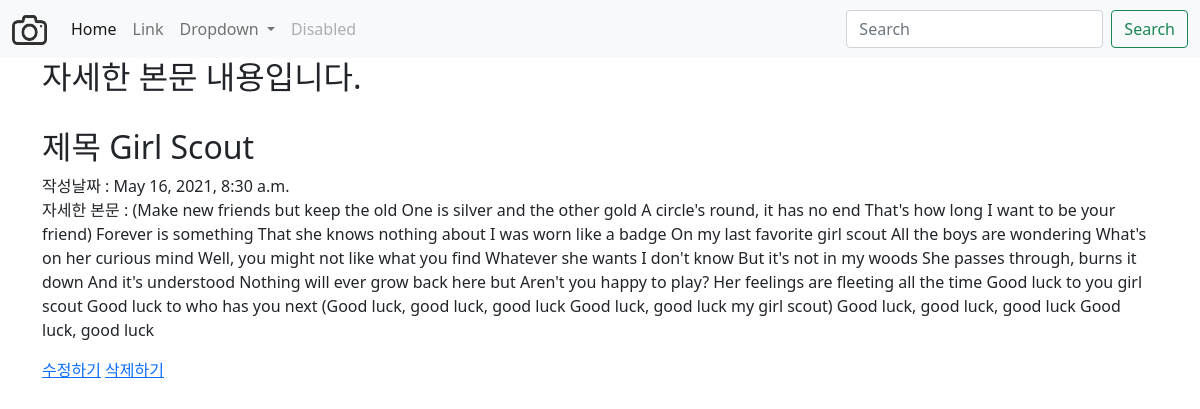
Page /blog/3 on the committed database.
### blog/models.py (models this page shows, shortened)
class Blog(models.Model):
    title = models.CharField(max_length=200)
    writer = models.CharField(max_length=100)
    pub_date = models.DateTimeField()
    body = models.TextField() # 제한이 없게 해줌

### blog/views.py (the view)
# urls.py: path('<str:id>',detail, name="detail"),
def detail(request, id):
    blog = get_object_or_404(Blog, pk = id)
    return render(request, 'detail.html', {'blog': blog})

### blog/templates/detail.html
{% extends 'base.html' %}
{% block content %}
<h2>자세한 본문 내용입니다.</h2>
<br>
<h2>제목 {{blog.title}}</h2>
작성날짜 : {{blog.pub_date}}
<p>자세한 본문 : {{blog.body}}</p>
<a href="{% url 'edit' blog.id %}">수정하기</a>
<a href="{% url 'delete' blog.id %}">삭제하기</a>
{% endblock %}

### rows in the picture
Blog: title "Girl Scout", pub_date "May 16, 2021, 8:30 a.m.", body "(Make new friends but keep the old One is silver and the other gold A circle's round, it has no end That's how long I want to be your friend) Forever is something That she knows nothing about I was worn like a badge On my last favorite girl scout All the boys are wondering What's on her curious mind Well, you might not like what you find Whatever she wants I don't know But it's not in my woods She passes through, burns it down And it's understood Nothing will ever grow back here but Aren't you happy to play? Her feelings are fleeting all the time Good luck to you girl scout Good luck to who has you next (Good luck, good luck, good luck Good luck, good luck my girl scout) Good luck, good…"
